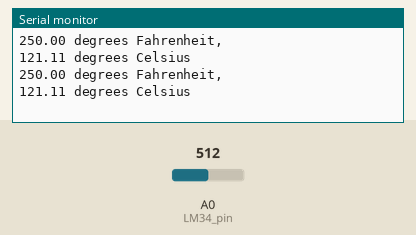
Bench run of a sketch on a simulated Arduino Uno, built with avr-gcc and run on an emulated ATmega328P. On the bench: the last lines printed to the serial monitor. The test bench sets the inputs (shaded band); at power-on: A0 (LM34_pin) = 512.

Above: at 1.8 s.
1.9 s: A0 (LM34_pin) set to 716
At 2.8 s:
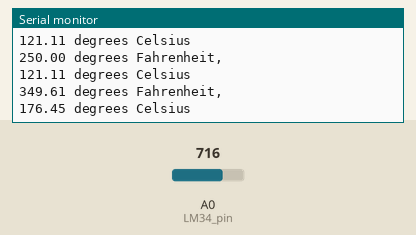
3.4 s: A0 (LM34_pin) set to 900
At 4.5 s:
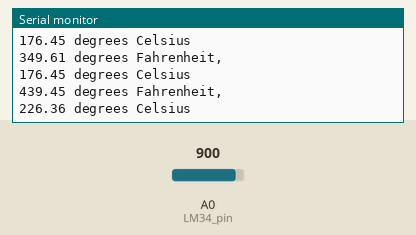
Timing chart, 0 to 6.4 s (numbered marks = the images above; inputs shaded):
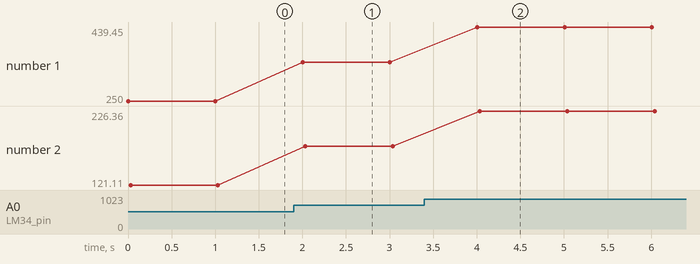

The sketch:

LM34.ino
```cpp
/*
   LM34 TEMPERARURE SENSOR SKETCH

*/
//initializes/defines the output pin of the LM34 temperature sensor
int LM34_pin= 0;
//this sets the ground pin to LOW and the input voltage pin to high
void setup()
{
Serial.begin(9600);
}


void loop()
{
int raw_voltage = analogRead(LM34_pin);
float milli_volts= (raw_voltage/1024.0) * 5000;
float fahrenheit= milli_volts/10;
Serial.print(fahrenheit);
Serial.println(" degrees Fahrenheit, ");

float celsius= (fahrenheit - 32) * (5.0/9.0);

Serial.print (celsius);
Serial.println(" degrees Celsius");
delay(1000);

}
```

Measured:
- after the input at 1.9 s, the serial monitor: prints a new line after 0.10 s (image 1)
- after the input at 3.4 s, the serial monitor: prints a new line after 0.61 s (image 2)
- plotted number 1: 250 → 349.61 after the input at 1.9 s, 349.61 → 439.45 after the input at 3.4 s
- plotted number 2: 121.11 → 176.45 after the input at 1.9 s, 176.45 → 226.36 after the input at 3.4 s
